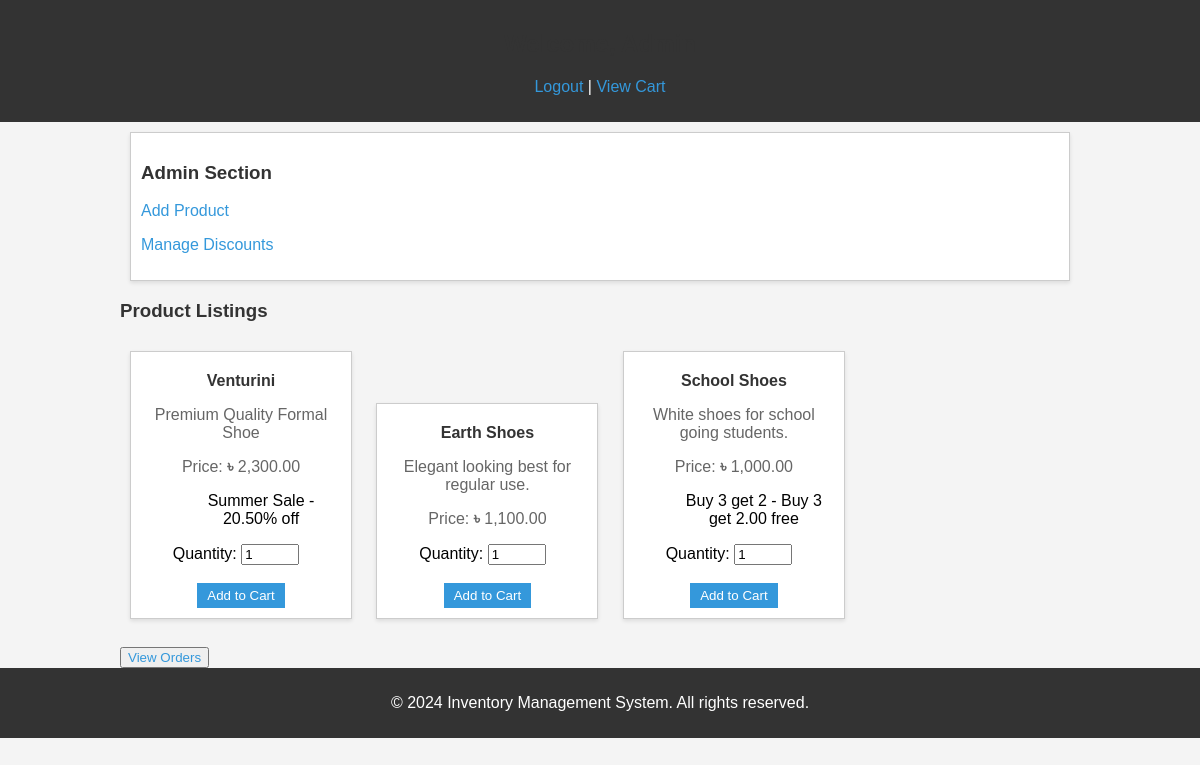
Page /index.php (signed in) on the earlier database version.
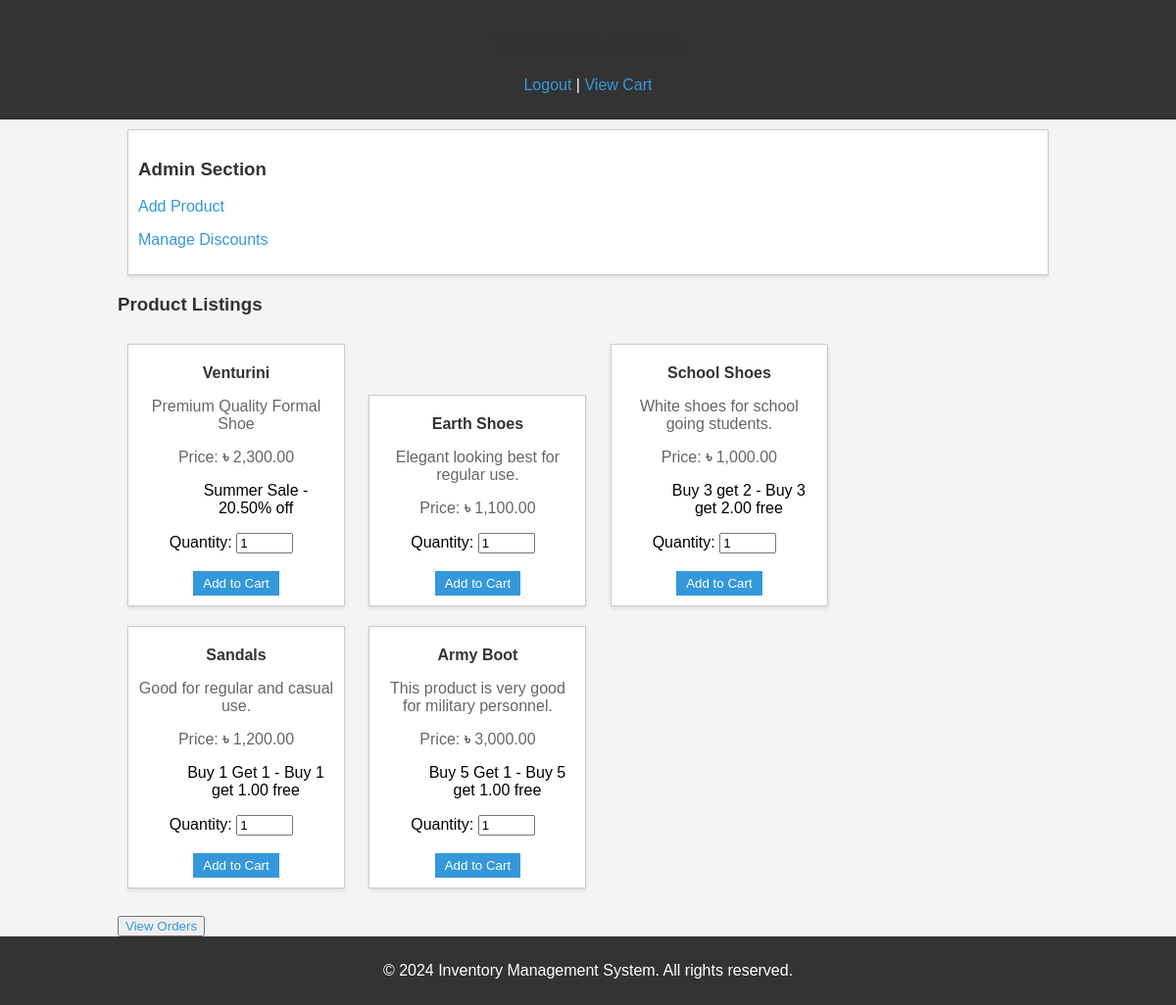
Same page on the later database version.
### tables this page shows
CREATE TABLE `Products` (
  `product_id` int(11) NOT NULL,
  `name` varchar(100) NOT NULL,
  `description` text DEFAULT NULL,
  `price` decimal(10,2) NOT NULL,
  `tags` varchar(255) DEFAULT NULL,
  `stock` int(11) NOT NULL DEFAULT 0
);

CREATE TABLE `Discounts` (
  `discount_id` int(11) NOT NULL,
  `discount_name` varchar(100) NOT NULL,
  `discount_type` enum('percentage','buy_n_get_m') NOT NULL,
  `discount_value` decimal(5,2) NOT NULL,
  `buy_quantity` int(11) DEFAULT NULL,
  `tags` varchar(255) DEFAULT NULL,
  `start_date` date NOT NULL,
  `end_date` date NOT NULL
);

### index.php (the view, shortened to what this page needs)
<?php
include('config.php');
$is_admin = $_SESSION['is_admin'];
$name = $_SESSION['name'];
$sql = "SELECT * FROM Products";
$result = $conn->query($sql);
$products = [];
if ($result->num_rows > 0) {
    while ($row = $result->fetch_assoc()) {
        $products[] = $row;
    }
}
$discount_sql = "SELECT * FROM Discounts WHERE start_date <= CURDATE() AND end_date >= CURDATE()";
$discount_result = $conn->query($discount_sql);
$discounts = [];
if ($discount_result->num_rows > 0) {
    while ($row = $discount_result->fetch_assoc()) {
        $discounts[] = $row;
    }
}
function getDiscountsForProduct($product, $discounts) {
    $product_tags = explode(',', $product['tags']);
    $applicable_discounts = [];
    foreach ($discounts as $discount) {
        $discount_tags = explode(',', $discount['tags']);
        if (array_intersect($product_tags, $discount_tags)) {
            $applicable_discounts[] = $discount;
        }
    }
    return $applicable_discounts;
}
?>
<!DOCTYPE html>
<html>
<head>
</head>
<body>
    <div class="header">
        <div class="container">
            <h2>Welcome, <?php echo htmlspecialchars($is_admin ? 'Admin' : $name); ?></h2>
            <p><a href="logout.php">Logout</a> | <a href="cart.php">View Cart</a></p>
        </div>
    </div>
    <div class="container">
        <?php if ($is_admin): ?>
            <div class="admin-section">
                <h3>Admin Section</h3>
                <p><a href="add_product.php">Add Product</a></p>
                <p><a href="manage_discounts.php">Manage Discounts</a></p>
            </div>
        <?php endif; ?>
        <h3>Product Listings</h3>
        <div class="products">
            <?php if (count($products) > 0): ?>
                <?php foreach ($products as $product): ?>
                    <div class="product">
                        <h4><?php echo htmlspecialchars($product['name']); ?></h4>
                        <p><?php echo htmlspecialchars($product['description']); ?></p>
                        <p>Price: <b>৳ </b><?php echo number_format($product['price'], 2); ?></p>
                        <?php
                        $applicable_discounts = getDiscountsForProduct($product, $discounts);
                        if (!empty($applicable_discounts)): ?>
                            <ul>
                                <?php foreach ($applicable_discounts as $discount): ?>
                                    <div color="red">
                                        <?php
                                        if ($discount['discount_type'] == 'percentage') {
                                            echo htmlspecialchars($discount['discount_name']) . ' - ' . $discount['discount_value'] . '% off';
                                        } elseif ($discount['discount_type'] == 'buy_n_get_m') {
                                            echo htmlspecialchars($discount['discount_name']) . ' - Buy ' . $discount['buy_quantity'] . ' get ' . $discount['discount_value'] . ' free';
                                        }
                                        ?>
                                    </div>
                                <?php endforeach; ?>
                            </ul>
                        <?php endif; ?>
                        <form method="post" action="add_to_cart.php">
                            <label for="quantity">Quantity:</label>
                            <input type="number" name="quantity" value="1" min="1">
                            <br><br>
                            <button type="submit">Add to Cart</button>
                        </form>
                    </div>
                <?php endforeach; ?>
            <?php else: ?>
                <p>No products available.</p>
            <?php endif; ?>
        </div>
        <br>
        <button><a href="view_orders.php">View Orders</a></button>
    </div>
    <div class="footer">
        <div class="container">
            <p>&copy; 2024 Inventory Management System. All rights reserved.</p>
        </div>
    </div>
</body>
</html>

### index.php (style rules this page uses)
body { font-family: Arial, sans-serif; background-color: #f4f4f4; margin: 0; padding: 0; }
h2, h3 { color: #333; }
a { color: #3498db; text-decoration: none; }
.header, .footer { background-color: #333; color: white; padding: 10px 0; text-align: center; }
.container { width: 80%; margin: auto; overflow: hidden; }
.product { border: 1px solid #ccc; background: #fff; padding: 10px; margin: 10px; display: inline-block; width: 200px; text-align: center; box-shadow: 0 2px 4px rgba(0,0,0,0.1); }
.product h4 { margin: 10px 0; color: #333; }
.product p { color: #666; }
.product form { margin-top: 10px; }
.product form input[type="number"] { width: 50px; margin-right: 10px; }
.product form button { background-color: #3498db; color: white; border: none; padding: 5px 10px; cursor: pointer; }
.admin-section { border: 1px solid #ccc; background: #fff; padding: 10px; margin: 10px; box-shadow: 0 2px 4px rgba(0,0,0,0.1); }

Differences in the rows shown:
added products: name "Sandals", description "Good for regular and casual use.", price "1,200.00"
added discounts: discount_name "Buy 1 Get 1", buy_quantity "1", discount_value "1.00", shown under "Sandals"
added products: name "Army Boot", description "This product is very good for military personnel.", price "3,000.00"
added discounts: discount_name "Buy 5 Get 1", buy_quantity "5", discount_value "1.00", shown under "Army Boot"
